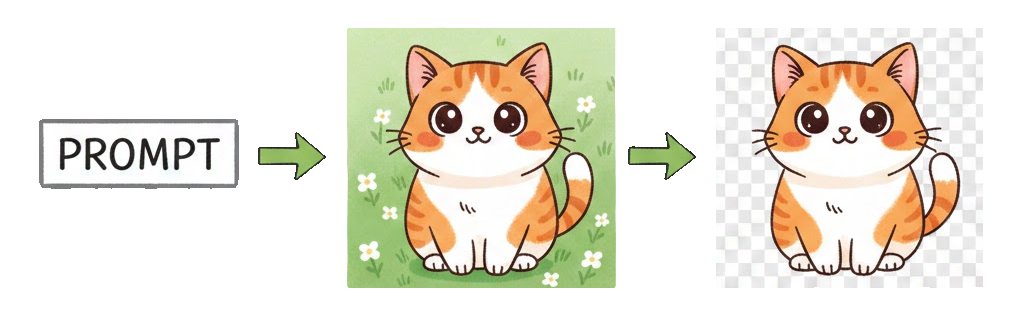
#> input picture public/workflow.png, 1024 x 320 px
$ python crop_image.py public/workflow.png
#> lines starting #> are read from the running program, lines starting #| are printed output that depends on the picture
#!/usr/bin/env python3
"""Crop image by percentage from edges."""

import argparse
import sys
from datetime import datetime
from pathlib import Path

try:
    from PIL import Image
except ImportError:
    print("Error: pillow not installed")
    print("Install with: pip install pillow")
    sys.exit(1)


def main():
    parser = argparse.ArgumentParser(
        description="Crop image by percentage from edges"
    )
    parser.add_argument(
        "input",
        type=str,
        help="Input image file",
    )
    parser.add_argument(
        "-t",
        "--top",
        type=float,
        default=20.0,
        help="Percentage to crop from top (default: 20.0)",
    )
    parser.add_argument(
        "-b",
        "--bottom",
        type=float,
        default=20.0,
        help="Percentage to crop from bottom (default: 20.0)",
    )
    parser.add_argument(
        "-l",
        "--left",
        type=float,
        default=0.0,
        help="Percentage to crop from left (default: 0.0)",
    )
    parser.add_argument(
        "-r",
        "--right",
        type=float,
        default=0.0,
        help="Percentage to crop from right (default: 0.0)",
    )
    parser.add_argument(
        "-o",
        "--output",
        type=str,
        default="outputs",
        help="Output directory (default: outputs/)",
    )

    args = parser.parse_args()

    input_path = Path(args.input)
    if not input_path.exists():
        print(f"Error: Input file not found: {input_path}")
        return 1

    # Create output directory
    output_dir = Path(args.output)
    output_dir.mkdir(parents=True, exist_ok=True)

    print(f"Processing: {input_path}")

    # Open image
    img = Image.open(input_path)
#> img is the input picture: PIL image 1024x320 RGBA; mean R, G, B, A 142.9, 172.6, 185, 121.3
    width, height = img.size
#> width = 1024; height = 320

    print(f"Original size: {width}x{height}")
#| Original size: 1024x320

    # Calculate crop box
    left = int(width * args.left / 100)
#> left = 0
    top = int(height * args.top / 100)
#> top = 64
    right = int(width * (100 - args.right) / 100)
#> right = 1024
    bottom = int(height * (100 - args.bottom) / 100)
#> bottom = 256

    print(f"Crop: top={args.top}%, bottom={args.bottom}%, left={args.left}%, right={args.right}%")
    print(f"Crop box: ({left}, {top}, {right}, {bottom})")
#| Crop box: (0, 64, 1024, 256)

    # Crop image
    cropped = img.crop((left, top, right, bottom))
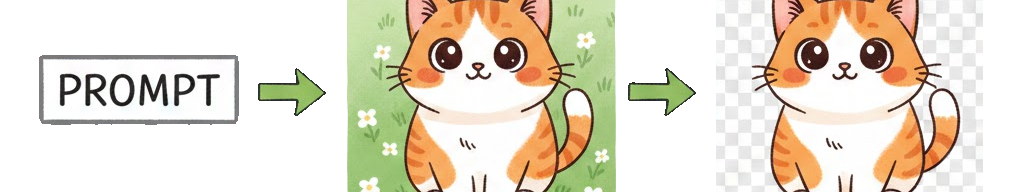
#> cropped: PIL image 1024x192 RGBA; mean R, G, B, A 161, 177.6, 179.6, 155; transparent parts drawn white

    print(f"Cropped size: {cropped.size[0]}x{cropped.size[1]}")
#| Cropped size: 1024x192

    # Generate output filename
    timestamp = datetime.now().strftime("%Y%m%d_%H%M%S_%f")[:-3]
    output_path = output_dir / f"{input_path.stem}_cropped_{timestamp}.png"

    # Save image
    cropped.save(output_path, "PNG")
    print(f"Saved: {output_path}")

    return 0


if __name__ == "__main__":
    exit(main())
#> (the program exits here)
